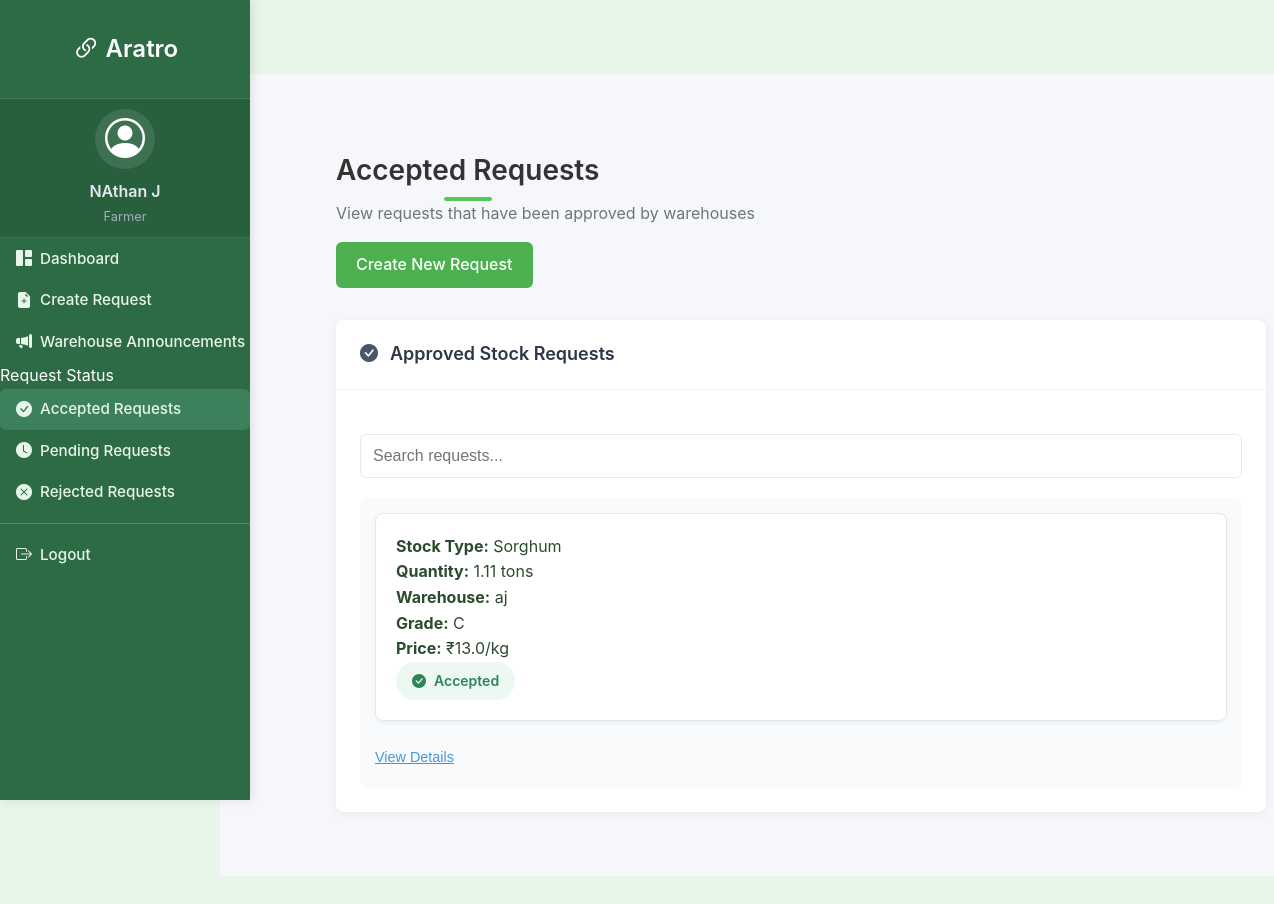
Page /farmer/accepted-requests (signed in) on the committed database.
### models.py (models this page shows, shortened)
class Farmer(db.Model):
    id = db.Column(db.Integer, primary_key=True, autoincrement=True)
    user_id = db.Column(db.Integer, db.ForeignKey('user.id'), nullable=False)
    name = db.Column(db.String(100), nullable=False)
    address = db.Column(db.String(200), nullable=False)
    aadhar_number = db.Column(db.String(12), unique=True, nullable=False)  # Exactly 12 digits
    phone_number = db.Column(db.String(10), nullable=False)  # Exactly 10 digits
    eth_address = db.Column(db.String(42), unique=True, nullable=True)  # Ethereum address for blockchain
    stocks = db.relationship('Stock', backref='farmer', lazy=True)

class StockRequest(db.Model):
    __tablename__ = 'stock_request'
    id = db.Column(db.Integer, primary_key=True, autoincrement=True)
    from_id = db.Column(db.Integer, db.ForeignKey('farmer.id'), nullable=False)  # Farmer's ID
    to_id = db.Column(db.Integer, db.ForeignKey('warehouse.id'), nullable=False)    # Warehouse's ID
    stock_id = db.Column(db.Integer, db.ForeignKey('stock.id'), nullable=False)
    request_date = db.Column(db.DateTime, default=datetime.utcnow)
    status = db.Column(db.String(20), default='pending')
    created_at = db.Column(db.DateTime, nullable=False, default=datetime.utcnow)
    updated_at = db.Column(db.DateTime, nullable=False, default=datetime.utcnow, onupdate=datetime.utcnow)
    blockchain_id = db.Column(db.Integer, nullable=True)  # ID on the blockchain
    blockchain_tx_hash = db.Column(db.String(66), nullable=True)  # Transaction hash on the blockchain
    farmer = db.relationship('Farmer', foreign_keys=[from_id], backref='stock_requests')
    warehouse = db.relationship('Warehouse', foreign_keys=[to_id], backref='received_requests')
    stock = db.relationship('Stock', backref='request')

class Stock(db.Model):
    id = db.Column(db.Integer, primary_key=True, autoincrement=True)
    type = db.Column(db.String(100), nullable=False)
    quantity = db.Column(db.Float, nullable=False)
    requested_quantity = db.Column(db.Float, nullable=False)  # Original requested quantity
    status = db.Column(db.String(20), nullable=False, default='pending')  # pending, stored, rejected
    farmer_id = db.Column(db.Integer, db.ForeignKey('farmer.id'), nullable=False)
    warehouse_id = db.Column(db.Integer, db.ForeignKey('warehouse.id'), nullable=False)
    created_at = db.Column(db.DateTime, nullable=False, default=datetime.utcnow)
    updated_at = db.Column(db.DateTime, nullable=False, default=datetime.utcnow, onupdate=datetime.utcnow)
    blockchain_id = db.Column(db.Integer, nullable=True)  # ID on the blockchain
    blockchain_tx_hash = db.Column(db.String(66), nullable=True)  # Transaction hash on the blockchain

class Warehouse(db.Model):
    id = db.Column(db.Integer, primary_key=True, autoincrement=True)
    user_id = db.Column(db.Integer, db.ForeignKey('user.id'), nullable=False)
    manager_name = db.Column(db.String(100), nullable=False)
    name = db.Column(db.String(100), nullable=False)
    location = db.Column(db.String(200))
    latitude = db.Column(db.Float)
    longitude = db.Column(db.Float)
    phone_number = db.Column(db.String(20))
    warehouse_type = db.Column(db.String(20))  # 'private' or 'government'
    capacity = db.Column(db.Float)  # in tons
    available_space = db.Column(db.Float)  # in tons
    eth_address = db.Column(db.String(42), unique=True, nullable=True)  # Ethereum address for blockchain
    stocks = db.relationship('Stock', backref='warehouse', lazy=True)

class CropPrice(db.Model):
    id = db.Column(db.Integer, primary_key=True, autoincrement=True)
    crop_type = db.Column(db.String(100), unique=True, nullable=False)  # Type of crop (e.g., 'Rice', 'Wheat')
    price_per_kg = db.Column(db.Float, nullable=False)  # Price per kg in currency
    created_at = db.Column(db.DateTime, nullable=False, default=datetime.utcnow)
    updated_at = db.Column(db.DateTime, nullable=False, default=datetime.utcnow, onupdate=datetime.utcnow)

### routes.py (the view)
@farmer_dashboard.route('/accepted-requests')
@login_required
def accepted_requests():
    if current_user.role != 'farmer':
        flash('Access denied: You must be a farmer to view this page', 'error')
        return redirect(url_for('main.dashboard'))
    farmer = Farmer.query.filter_by(user_id=current_user.id).first()
    if not farmer:
        flash('Farmer profile not found', 'error')
        return redirect(url_for('main.dashboard'))
    accepted_requests = (StockRequest.query
        .filter_by(from_id=farmer.id, status='stored')
        .join(Stock)
        .outerjoin(StockQualityRating)
        .join(CropPrice, CropPrice.crop_type == Stock.type)
        .add_columns(CropPrice.price_per_kg)
        .order_by(StockRequest.request_date.desc())
        .all())
    return render_template('accepted_requests.html', accepted_requests=accepted_requests)

### templates/accepted_requests.html (shortened to what this page needs)
{% extends "base.html" %}
{% block content %}
<div class="container-fluid farmer-dashboard p-0">
    <div class="row g-0">
        <div class="col-md-3 col-lg-2 d-md-block sidebar-wrapper" id="farmerSidebar">
            <div class="position-sticky">
                <div class="sidebar-header">
                    <h5 class="sidebar-brand">
                        <span class="company-name" style="font-size: 1.5rem; font-weight: 600; color: white; text-align: center; width: 100%;">
                            <i class="bi bi-link-45deg" style="font-size: 1.8rem; margin-right: 5px;"></i>
                            Aratro
                        </span>
                    </h5>
                </div>
                <div class="user-info" style="display: flex; flex-direction: column; align-items: center; justify-content: center; width: 100%; padding: 10px 0;">
                    <div class="user-avatar">
                        <i class="bi bi-person-circle" style="font-size: 2.5rem;"></i>
                    </div>
                    <div class="user-details">
                        <span class="user-name">{% if user_farmer %}{{ user_farmer.name }}{% elif current_user.is_authenticated %}{{ current_user.username }}{% elif farmer %}{{ farmer.name }}{% else %}Farmer{% endif %}</span>
                        <span class="user-role">Farmer</span>
                    </div>
                </div>
                <ul class="nav flex-column sidebar-nav">
                    <li class="nav-item">
                        <a class="nav-link" href="{{ url_for('farmer_dashboard.farmer_home') }}">
                            <i class="bi bi-grid-1x2-fill me-2"></i>
                            <span>Dashboard</span>
                        </a>
                    </li>
                    <li class="nav-item">
                        <a class="nav-link" href="{{ url_for('farmer_dashboard.create_request_page') }}">
                            <i class="bi bi-file-earmark-plus-fill me-2"></i>
                            <span>Create Request</span>
                        </a>
                    </li>
                    <li class="nav-item">
                        <a class="nav-link" href="{{ url_for('farmer_dashboard.view_warehouse_announcements') }}">
                            <i class="bi bi-megaphone-fill me-2"></i>
                            <span>Warehouse Announcements</span>
                        </a>
                    </li>
                    <li class="nav-heading">Request Status</li>
                    <li class="nav-item">
                        <a class="nav-link active" href="{{ url_for('farmer_dashboard.accepted_requests') }}">
                            <i class="bi bi-check-circle-fill me-2"></i>
                            <span>Accepted Requests</span>
                        </a>
                    </li>
                    <li class="nav-item">
                        <a class="nav-link" href="{{ url_for('farmer_dashboard.pending_requests') }}">
                            <i class="bi bi-clock-fill me-2"></i>
                            <span>Pending Requests</span>
                        </a>
                    </li>
                    <li class="nav-item">
                        <a class="nav-link" href="{{ url_for('farmer_dashboard.rejected_requests') }}">
                            <i class="bi bi-x-circle-fill me-2"></i>
                            <span>Rejected Requests</span>
                        </a>
                    </li>
                    <li class="sidebar-divider"></li>
                    <li class="nav-item">
                        <a class="nav-link text-danger" href="{{ url_for('auth.logout') }}">
                            <i class="bi bi-box-arrow-right me-2"></i>
                            <span>Logout</span>
                        </a>
                    </li>
                </ul>
            </div>
        </div>
        <div class="col-md-9 col-lg-10 main-content">
            <div class="content-wrapper">
                <div class="dashboard-header text-center">
                    <h1 class="dashboard-title">Accepted Requests</h1>
                    <p class="dashboard-subtitle">View requests that have been approved by warehouses</p>
                    <a href="/create_request" class="create-btn">Create New Request</a>
                </div>
                <div class="dashboard-card">
                    <div class="dashboard-card-header">
                        <h5 class="dashboard-card-title">
                            <i class="bi bi-check-circle-fill me-2"></i>
                            Approved Stock Requests
                        </h5>
                    </div>
                    <div class="dashboard-card-body">
                        <input type="text" class="search-bar" placeholder="Search requests..." onkeyup="searchRequests()">
                        <div id="requests-container">
                            {% for request_tuple in accepted_requests %}
                            {% set request = request_tuple[0] %}
                            {% set price_per_kg = request_tuple[1] %}
                            <div class="request-item">
                                <div>
                                    <strong>Stock Type:</strong> {{ request.stock.type }}<br>
                                    <strong>Quantity:</strong> {{ request.stock.quantity }} tons<br>
                                    <strong>Warehouse:</strong> {{ request.warehouse.name }}<br>
                                    {% if request.stock.quality_rating and request.stock.quality_rating|length > 0 %}
                                    {% set rating = request.stock.quality_rating[0] %}
                                    <strong>Grade:</strong>
                                    {% if rating.overall_rating >= 8 %}A
                                    {% elif rating.overall_rating >= 6 %}B
                                    {% else %}C{% endif %}<br>
                                    {% endif %}
                                    {% if price_per_kg %}
                                    <strong>Price:</strong> ₹{{ price_per_kg }}/kg
                                    {% endif %}
                                </div>
                                {% if request.stock.quantity == request.stock.requested_quantity %}
                                <div class="status-badge status-accepted">
                                    <i class="bi bi-check-circle-fill"></i>
                                    Accepted
                                </div>
                                {% else %}
                                <div class="status-badge status-partial">
                                    <i class="bi bi-check-circle-fill"></i>
                                    Partially Accepted
                                </div>
                                {% endif %}
                            </div>
                            <button class="view-details-btn" onclick="toggleDetails(this)">View Details</button>
                            {% endfor %}
                        </div>
                    </div>
                </div>
            </div>
        </div>
    </div>
</div>
{% endblock %}

### rows in the picture
Farmer: name "NAthan J"
Stock: stock.type "Sorghum", stock.quantity "1.11"
Warehouse: warehouse.name "aj"
CropPrice: price_per_kg "13.0"
